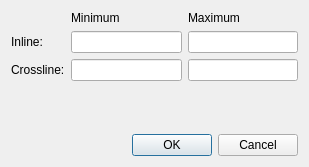
<?xml version="1.0" encoding="UTF-8"?>
<ui version="4.0">
 <class>LineRangeSelectionDialog</class>
 <widget class="QDialog" name="LineRangeSelectionDialog">
  <property name="geometry">
   <rect>
    <x>0</x>
    <y>0</y>
    <width>309</width>
    <height>167</height>
   </rect>
  </property>
  <property name="windowTitle">
   <string>Dialog</string>
  </property>
  <layout class="QVBoxLayout" name="verticalLayout">
   <item>
    <layout class="QGridLayout" name="gridLayout">
     <item row="0" column="1">
      <widget class="QLabel" name="label">
       <property name="text">
        <string>Minimum</string>
       </property>
      </widget>
     </item>
     <item row="0" column="2">
      <widget class="QLabel" name="label_2">
       <property name="text">
        <string>Maximum</string>
       </property>
      </widget>
     </item>
     <item row="1" column="0">
      <widget class="QLabel" name="label_3">
       <property name="text">
        <string>Inline:</string>
       </property>
      </widget>
     </item>
     <item row="1" column="1">
      <widget class="QLineEdit" name="leMinInline"/>
     </item>
     <item row="1" column="2">
      <widget class="QLineEdit" name="leMaxInline"/>
     </item>
     <item row="2" column="0">
      <widget class="QLabel" name="label_4">
       <property name="text">
        <string>Crossline:</string>
       </property>
      </widget>
     </item>
     <item row="2" column="1">
      <widget class="QLineEdit" name="leMinCrossline"/>
     </item>
     <item row="2" column="2">
      <widget class="QLineEdit" name="leMaxCrossline"/>
     </item>
    </layout>
   </item>
   <item>
    <spacer name="verticalSpacer">
     <property name="orientation">
      <enum>Qt::Vertical</enum>
     </property>
     <property name="sizeHint" stdset="0">
      <size>
       <width>20</width>
       <height>40</height>
      </size>
     </property>
    </spacer>
   </item>
   <item>
    <widget class="QDialogButtonBox" name="buttonBox">
     <property name="orientation">
      <enum>Qt::Horizontal</enum>
     </property>
     <property name="standardButtons">
      <set>QDialogButtonBox::Cancel|QDialogButtonBox::Ok</set>
     </property>
    </widget>
   </item>
  </layout>
 </widget>
 <resources/>
 <connections>
  <connection>
   <sender>buttonBox</sender>
   <signal>accepted()</signal>
   <receiver>LineRangeSelectionDialog</receiver>
   <slot>accept()</slot>
   <hints>
    <hint type="sourcelabel">
     <x>248</x>
     <y>254</y>
    </hint>
    <hint type="destinationlabel">
     <x>157</x>
     <y>274</y>
    </hint>
   </hints>
  </connection>
  <connection>
   <sender>buttonBox</sender>
   <signal>rejected()</signal>
   <receiver>LineRangeSelectionDialog</receiver>
   <slot>reject()</slot>
   <hints>
    <hint type="sourcelabel">
     <x>316</x>
     <y>260</y>
    </hint>
    <hint type="destinationlabel">
     <x>286</x>
     <y>274</y>
    </hint>
   </hints>
  </connection>
 </connections>
</ui>
